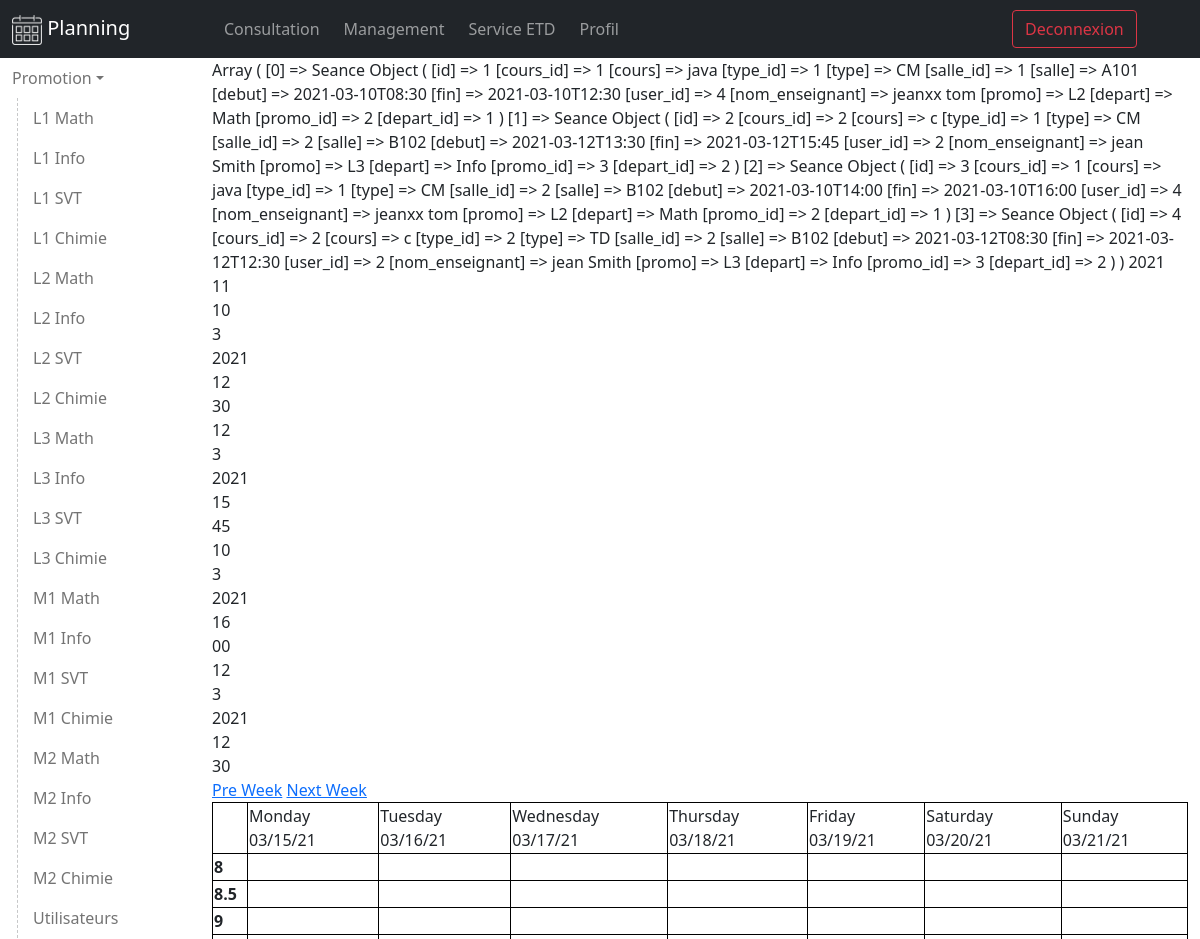
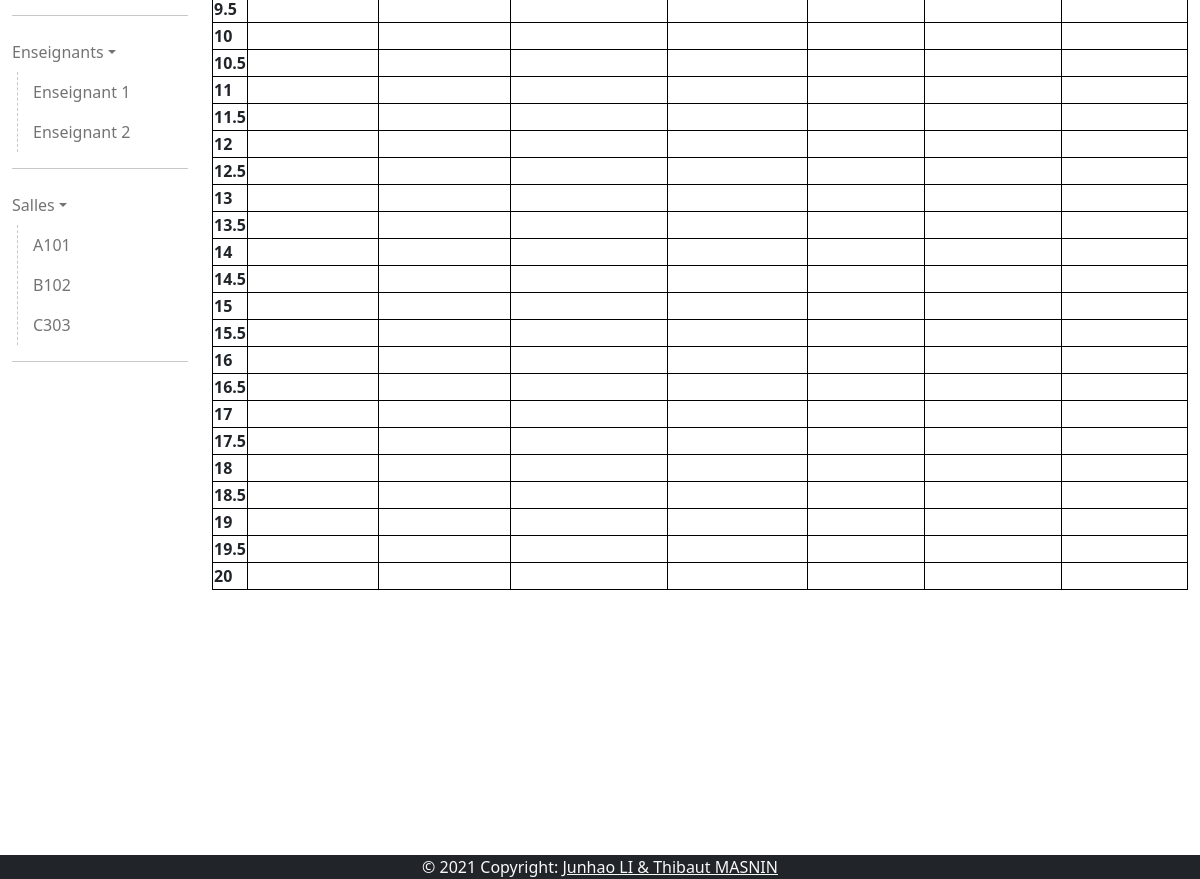
The app's page /view/user/planning.php?week=11&year=2021 (signed in) with its own data (2 pictures, top to bottom).
### tables this page shows
CREATE TABLE `promotion` (
                `id` INTEGER PRIMARY KEY,
                `name` TEXT,
                `created_at` TIMESTAMP NOT NULL DEFAULT CURRENT_TIMESTAMP                
              );

CREATE TABLE `department` (
                `id` INTEGER PRIMARY KEY,
                `name` TEXT,
                `created_at` TIMESTAMP NOT NULL DEFAULT CURRENT_TIMESTAMP                
              );

CREATE TABLE `salle` (
                `id` INTEGER PRIMARY KEY,
                `name` TEXT,
                `created_at` TIMESTAMP NOT NULL DEFAULT CURRENT_TIMESTAMP                
              );

CREATE TABLE `seance` (
              `id` INTEGER PRIMARY KEY,
              `cours_id` integer null,
              `salle_id` integer null,
              `type_id` INTEGER null,
              `debut` TIMESTAMP NOT NULL,
              `fin` TIMESTAMP NOT NULL,
              FOREIGN KEY (cours_id) REFERENCES cours (id) ON DELETE set null, 
              FOREIGN KEY (salle_id) REFERENCES salle (id), 
              FOREIGN KEY (type_id) REFERENCES type (id)              
            );

### classes/Utility.php (called while the page is built, shortened)
<?php
class Utility
{
	public static function getTables()
	{
		$tables = [];
		try {
			$db = new DB();
			$conn = $db->open();
			if ($conn) {
				$query = "SELECT * FROM sqlite_master where type='table'";
				$stmt  = $conn->prepare($query);
				$stmt->execute();
				$result = $stmt->fetchAll();
				foreach ($result as $val) {
					$tables[] = $val["name"];
				}
			} else {
			}
		} catch (PDOException $ex) {
		}
		return $tables;
	}
	public static function getAll($table)
	{
		if (in_array($table, self::getTables())) {
			try {
				$db = new DB();
				$conn = $db->Open();
				if ($conn) {
					$query = "SELECT *  FROM $table";
					$stmt = $conn->query($query);
					$result = $stmt->fetchAll();
				} else {
					Messages::setMsg('Cannot connect to db', 'error');
				}
			} catch (PDOException $ex) {
				Messages::setMsg('Cannot connect to db', 'error');
			}
		}
		return $result;
	}
}

### config.php (called while the page is built, shortened)
<?php
require_once(__DIR__ . "/classes/Utility.php");
$allPromo = Utility::getAll('promotion');
$allDepart = Utility::getAll('department');
$allSalle = Utility::getAll('salle');

### view/page/app.php (called while the page is built, shortened)
<?php
require_once(__DIR__ . "/../../config.php");

### model/Seance.php (called while the page is built, shortened)
<?php
class Seance
{
    public function __construct($arr)
    {
        $this->debut = $arr['debut'];
        $this->fin = $arr['fin'];
    }
    public static function show()
    {
        $result = "";
        try {
            $db = new DB();
            $conn = $db->Open();
            if ($conn) {
                $query = "SELECT seance.*,
                cours.name as cours,
                users.id as user_id,
                users.first_name,
                users.last_name,
                salle.name as salle,courstype.name as type,
                department.id as depart_id,
                department.name as depart,
                promotion.id as promo_id,
                promotion.name as promo
                FROM seance
                left join salle on seance.salle_id=salle.id
                left join cours on seance.cours_id =cours.id
                left join users on cours.user_id=users.id
                left join promotion on cours.promo_id=promotion.id
                left join department on cours.depart_id=department.id
                left join courstype on seance.type_id=courstype.id
                ";
                $result  = $conn->query($query)->fetchAll();
            } else {
                Messages::setMsg('Cannot connect to db', 'error');
            }
        } catch (PDOException $ex) {
            echo $ex->getMessage();
            Messages::setMsg('Cannot connect to db', 'error');
        }
        if (!empty($result)) {
            $rep = [];
            foreach ($result as $val) {
                $rep[] = new Seance($val);
            }
            return $rep;
        }
        return $result;
    }
}

### controller/SeanceController.php (called while the page is built, shortened)
<?php
class SeanceController extends Controller
{
    public function show()
    {
        $res = [];
        if (isset($_SESSION['is_logged_in'])) {
            $res = Seance::show();
        }
        return $res;
    }
}

### view/user/planning.php (the view, shortened to what this page needs)
<?php
require_once(__DIR__ . "/../page/app.php");
require_once(__DIR__ . "/../page/header.php");
?>
<div class="row">
    <nav id="seance-nav" class="col-lg-2 flex-column navbar-light sidebar">
        <ul class="navbar-nav">
            <li class="nav-link-dropdown">
                <a href="#edtSubmenu" data-bs-toggle="collapse" aria-expanded="false" class="nav-link dropdown-toggle">Promotion</a>
                <div class="indent">
                    <ul class="collapse list-unstyled show" id="edtSubmenu">
                        <?php foreach (PROMO_ARR  as $v) : ?>
                            <?php foreach (DEPART_ARR  as $val) : ?>
                                <li>
                                    <a class="nav-link" <?php if (isset($_SESSION['form_promo']) and isset($_SESSION['form_depart'])) {
                                                        } ?>" target="seance" href=""><?= $v['name'] . " " . $val['name'] ?></a>
                                </li>
                            <?php endforeach; ?>
                        <?php endforeach; ?>
                        <li class="nav-item">
                            <a class="nav-link <?php if (isset($_SESSION['form_name'])) {
                                                    echo "users" == $_SESSION['form_name'] ? 'active' : '';
                                                } ?>" target="users" href="">Utilisateurs</a>
                        </li>
                    </ul>
                </div>
            </li>
            <HR>
            <li class="nav-link-dropdown">
                <a href="#teacherSubmenu" data-bs-toggle="collapse" aria-expanded="false" class="nav-link dropdown-toggle">Enseignants</a>
                <div class="indent">
                    <ul class="collapse list-unstyled show" id="teacherSubmenu">
                        <li>
                            <a class="nav-link" href="#">Enseignant 1</a>
                        </li>
                        <li>
                            <a class="nav-link" href="#">Enseignant 2</a>
                        </li>
                    </ul>
                </div>
            </li>
            <HR>
            <li class="nav-link-dropdown">
                <a href="#salleSubmenu" data-bs-toggle="collapse" aria-expanded="false" class="nav-link dropdown-toggle">Salles</a>
                <div class="indent">
                    <ul class="collapse list-unstyled show" id="salleSubmenu">
                        <?php foreach (SALLE_ARR as $v) : ?>
                            <li>
                                <a class="nav-link" href="#"><?= $v['name'] ?></a>
                            </li>
                        <?php endforeach; ?>
                    </ul>
                </div>
            </li>
            <HR>
        </ul>
    </nav>
    <div class="col-10">
        <div class="tab-content" id="v-pills-tabContent">
            <div role="tabpanel" class="mw-100">
                <?php
                require_once(__DIR__ . "/calendar.php");
                ?>
            </div>
        </div>
    </div>
</div>
<?php
require_once(__DIR__ . "/../page/footer.php");
?>

### view/user/calendar.php (shortened to what this page needs)
<link rel="stylesheet" href="/view/asset/calendar.css?<?= time() ?>">
<?php
$result = new SeanceController('show');
$result = $result->show();
print_r($result);
$dt = new DateTime(date('Y-m-d h:i:s', strtotime($result[0]->debut)));
if (isset($_GET['year']) && isset($_GET['week'])) {
    $dt->setISODate($_GET['year'], $_GET['week']);
} else {
    $dt->setISODate($dt->format('o'), $dt->format('W'));
}
$year = $dt->format('o');
$week = $dt->format('W');
print($year);
echo "<br/>";
print($week);
echo "<br/>";
foreach ($result as $co) {
    $tmp = date('j', strtotime($co->debut));
    $tmp3 = date('Y', strtotime($co->debut));
    $tmp2 = date('n', strtotime($co->fin));
    $tmp4 = date('H', strtotime($co->fin));
    $tmp5 = date('i', strtotime($co->fin));
    echo $tmp;
    echo "<br/>";
    echo $tmp2;
    echo "<br/>";
    echo $tmp3;
    echo "<br/>";
    echo $tmp4;
    echo "<br/>";
    echo $tmp5;
    echo "<br/>";
}
?>
<a href="<?php echo $_SERVER['PHP_SELF'] . '?week=' . ($week - 1) . '&year=' . $year; ?>">Pre Week</a>
<a href="<?php echo $_SERVER['PHP_SELF'] . '?week=' . ($week + 1) . '&year=' . $year; ?>">Next Week</a>
<table>
    <tr>
        <td></td>
        <?php
        $colspan = 1;
        do {
            echo '<td colspan=' . $colspan . '>' . strftime("%A", $dt->getTimestamp()) . " " . strftime("%D", $dt->getTimestamp()) . "</td>\n";
            $dt->modify('+1 day');
        } while ($week == $dt->format('W'));
        ?>
    </tr>
    <?php for ($i = 8; $i <= 20; $i = $i + 0.5) : ?>
        <?php if (true) :  ?>
            <tr>
                <th><?= $i ?></th>
                <?php for ($l = 0; $l < 7 * $colspan; $l++) : ?>
                    <td>
                    </td>
                <?php endfor; ?>
            </tr>
        <?php endif; ?>
    <?php endfor; ?>
</table>

### view/asset/style.css (style rules this page uses)
.indent { margin-left:5px; padding-left: 15px; border-left: 1px dashed rgba(33, 37, 41,0.25); }
.sidebar { height: 220vh; display: block; overflow-y: scroll; }

### view/asset/calendar.css (style rules this page uses)
table { width: 100%; border: 1px solid black; border-collapse:collapse }
table tr,th,td { border: 1px solid black; }

### records on screen
promotion: name "L1"
department: name "Math"
department: name "Info"
department: name "SVT"
department: name "Chimie"
promotion: name "L2"
promotion: name "L3"
promotion: name "M1"
promotion: name "M2"
salle: name "A101"
salle: name "B102"
salle: name "C303"
seance: debut "2021", debut "11", debut "10", fin "3", fin "12", fin "30", debut "Monday", debut "03/15/21", debut "Tuesday", debut "03/16/21", debut "Wednesday", debut "03/17/21", debut "Thursday", debut "03/18/21", debut "Friday", debut "03/19/21", debut "Saturday", debut "03/20/21", debut "Sunday", debut "03/21/21"
seance: debut "12", fin "3", debut "2021", fin "15", fin "45"
seance: debut "10", fin "3", debut "2021", fin "16", fin "00"
seance: debut "12", fin "3", debut "2021", fin "12", fin "30"

### other values on screen
$i "8"
$i "8.5"
$i "9"
$i "9.5"
$i "10"
$i "10.5"
$i "11"
$i "11.5"
$i "12"
$i "12.5"
$i "13"
$i "13.5"
$i "14"
$i "14.5"
$i "15"
